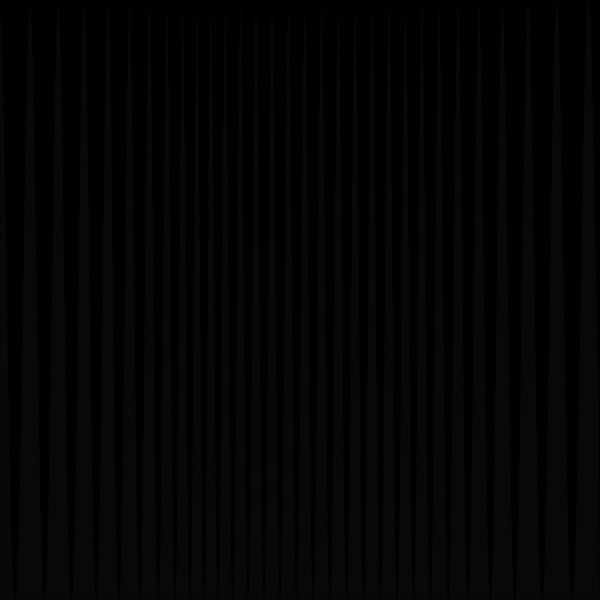
Frame 1 (no input)
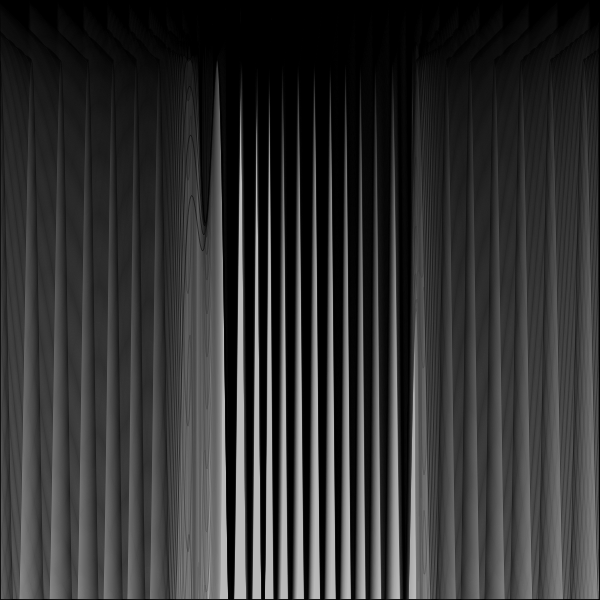
Frame 60 (no input)
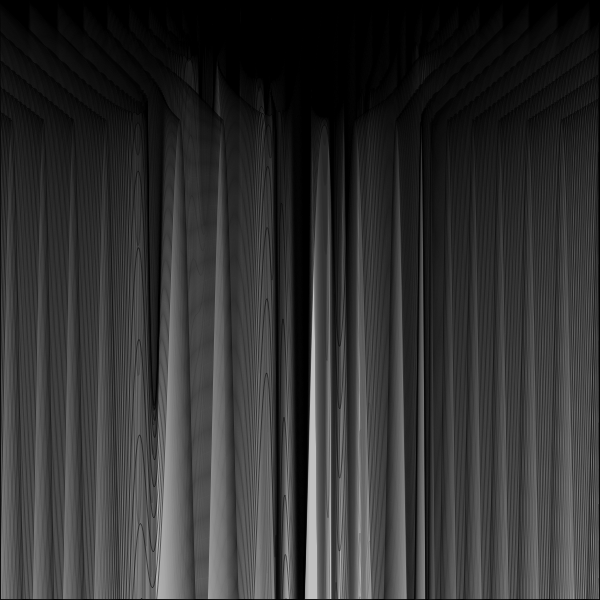
Frame 120 (the mouse pressed at the canvas centre since frame 60)

The p5.js sketch that drew these frames (run headless with seeded random() and noise() and a simulated clock; from frame 60 on, the mouse is pressed at the canvas centre):

// p5.js sketch
// ── sketch.js
let y_start
let pins = []

var pins_num = 40;
var complexity = 3;
var maximumHeight = 600;

parameterChanged = (variableName, value) => setup()

function setup() {
  w = 600;
  var canvas;
    if(windowWidth>=600 && windowHeight >=600){
      canvas = createCanvas(600, 600);
    }
    else{
      canvas = createCanvas(windowWidth, windowHeight - 100);
    }

  var x = (windowWidth - width) / 2;
  var y = (windowHeight - height) / 2;

  canvas.position(x, y);
  background(0);

  strokeWeight(.5)
  y_start = 0
  pins.length = 0
  for (let i = 0; i < pins_num; i++) {
    pins[i] = createVector(random(width), random(height))
  }

}


function draw(){
  fill(200, 10)
  if (y_start < height) {
    beginShape()
    for (let x = 0; x < width; x++) {
      var angle = pins.reduce((sum, p) => sum + complexity * atan2(p.y - y_start, p.x - x), 0)
      var z = map(cos(angle), -1, 1, 0, maximumHeight)
      vertex(x, y_start + z)
    }
    vertex(width, height)
    vertex(0, height)
    endShape(CLOSE)
    y_start++
  }
}
